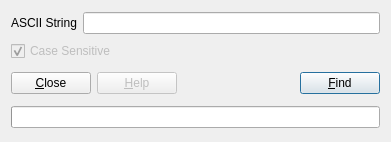
<?xml version="1.0" encoding="UTF-8"?>
<ui version="4.0">
 <class>BinarySearcherPlugin::DialogASCIIString</class>
 <widget class="QDialog" name="DialogASCIIString">
  <property name="geometry">
   <rect>
    <x>0</x>
    <y>0</y>
    <width>391</width>
    <height>142</height>
   </rect>
  </property>
  <property name="windowTitle">
   <string>Find ASCII String</string>
  </property>
  <layout class="QGridLayout" name="gridLayout">
   <item row="2" column="0" colspan="2">
    <layout class="QHBoxLayout">
     <item>
      <widget class="QPushButton" name="btnClose">
       <property name="text">
        <string>&amp;Close</string>
       </property>
       <property name="icon">
        <iconset theme="dialog-close">
         <normaloff>.</normaloff>.</iconset>
       </property>
      </widget>
     </item>
     <item>
      <widget class="QPushButton" name="btnHelp">
       <property name="enabled">
        <bool>false</bool>
       </property>
       <property name="text">
        <string>&amp;Help</string>
       </property>
       <property name="icon">
        <iconset theme="help-browser">
         <normaloff>.</normaloff>.</iconset>
       </property>
      </widget>
     </item>
     <item>
      <spacer>
       <property name="orientation">
        <enum>Qt::Horizontal</enum>
       </property>
       <property name="sizeHint" stdset="0">
        <size>
         <width>99</width>
         <height>31</height>
        </size>
       </property>
      </spacer>
     </item>
     <item>
      <widget class="QPushButton" name="btnFind">
       <property name="text">
        <string>&amp;Find</string>
       </property>
       <property name="icon">
        <iconset theme="edit-find">
         <normaloff>.</normaloff>.</iconset>
       </property>
       <property name="default">
        <bool>true</bool>
       </property>
      </widget>
     </item>
    </layout>
   </item>
   <item row="0" column="0">
    <widget class="QLabel" name="label">
     <property name="text">
      <string>ASCII String</string>
     </property>
    </widget>
   </item>
   <item row="3" column="0" colspan="2">
    <widget class="QProgressBar" name="progressBar"/>
   </item>
   <item row="0" column="1">
    <widget class="QLineEdit" name="txtASCII"/>
   </item>
   <item row="1" column="0" colspan="2">
    <widget class="QCheckBox" name="chkCaseSensitive">
     <property name="enabled">
      <bool>false</bool>
     </property>
     <property name="text">
      <string>Case Sensitive</string>
     </property>
     <property name="checked">
      <bool>true</bool>
     </property>
    </widget>
   </item>
  </layout>
 </widget>
 <tabstops>
  <tabstop>txtASCII</tabstop>
  <tabstop>chkCaseSensitive</tabstop>
  <tabstop>btnClose</tabstop>
  <tabstop>btnHelp</tabstop>
  <tabstop>btnFind</tabstop>
 </tabstops>
 <resources/>
 <connections>
  <connection>
   <sender>btnClose</sender>
   <signal>clicked()</signal>
   <receiver>DialogASCIIString</receiver>
   <slot>close()</slot>
   <hints>
    <hint type="sourcelabel">
     <x>51</x>
     <y>239</y>
    </hint>
    <hint type="destinationlabel">
     <x>197</x>
     <y>228</y>
    </hint>
   </hints>
  </connection>
 </connections>
</ui>
